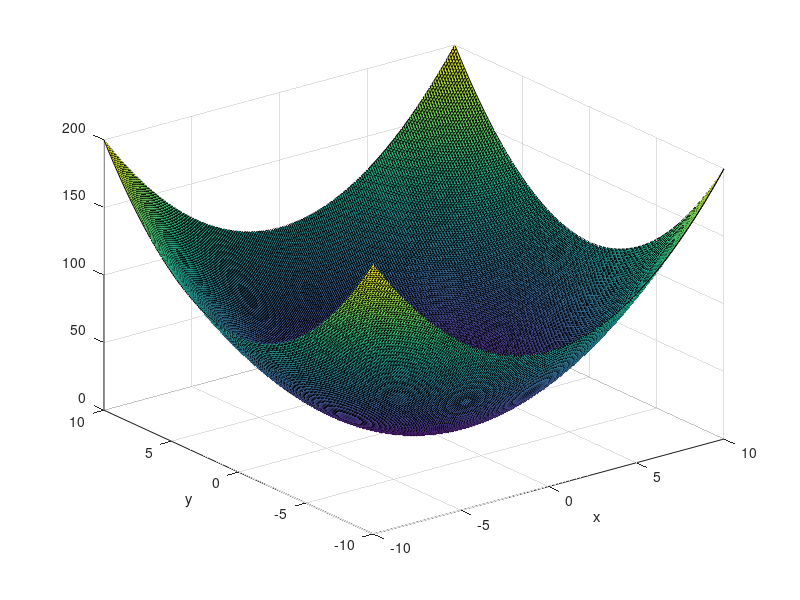

Write the MATLAB code that produced this figure.
x = (-10:0.1:10);
y = (-10:0.1:10);
[r, c] = size(x);
[ry, cy] = size(y);
f = zeros(c, cy);
for i=1:c
    for j=1:cy
          %f(i,j) = x(i)*x(i)+y(j)*y(j)+x(i)*x(i)*y(j);
          %f(i,j) = (x(i)*x(i) - y(j)*y(j))/(x(i)*x(i)+y(j)*y(j)); 
          %f(i,j) = (x(i)*y(j))/(x(i)*x(i)+y(j)*y(j)); 
          f(i,j) = x(i)*x(i)+y(j)*y(j);
    end
end
hold off;
surf(x,y,f);
xlabel('x');
ylabel('y');